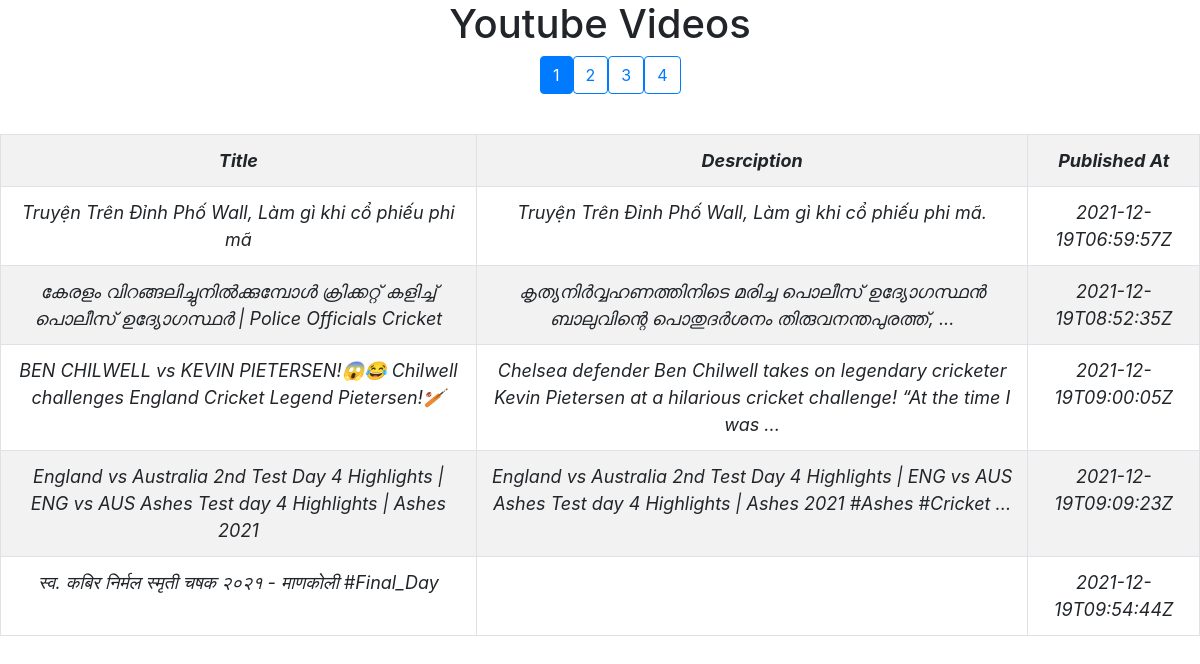
The app's page /index/ with its own data.
### website/models.py (models this page shows, shortened)
class Video(models.Model):
    title = models.CharField(max_length=200)
    description = models.CharField(max_length=5000)
    published_date = models.CharField(max_length=1000)
    thumbnail = models.CharField(max_length=2000)
    video_id = models.CharField(max_length=200)

### website/views.py (the view)
# urls.py: path('index/',views.index,name="index"),
def index(request):
  youtube_search()
  videos = Video.objects.all().order_by('published_date')
  paginator = Paginator(videos,5)
  pageno = request.GET.get('page')
  videos = paginator.get_page(pageno)
  return render(request, "index.html",{ 'videos': videos})

### website/views.py (called while the page is built, shortened)
def youtube_search():
  youtube = build(YOUTUBE_API_SERVICE_NAME, YOUTUBE_API_VERSION,
    developerKey=DEVELOPER_KEY)
  search_response = youtube.search().list(
    q='Cricket',
    part='id,snippet',
    maxResults=10,
    type="video",
    order="date",
    publishedAfter="2021-01-01T00:00:00Z"
  ).execute()
  videos = []

### website/templates/index.html (shortened to what this page needs)
<!DOCTYPE html>
<html>
<head>
    <link rel="stylesheet" href="https://maxcdn.bootstrapcdn.com/bootstrap/4.0.0/css/bootstrap.min.css"
>
</head>
<body>
    <h1 style="text-align: center;">Youtube Videos</h1>
    <table class="table table-striped table-bordered table-responsive-lg">
        <tr>
            <th>Title</th>
            <th>Desrciption</th>
            <th>Published At</th>
        </tr>
        {% for video in videos %}
        <tr>
            <td>{{ video.title }}</td>
            <td>{{ video.description }}</td>
            <td>{{ video.published_date }}</td>
        </tr>
        {% endfor %}
        <div style="text-align: center;">
            {% if videos.has_other_pages %}
            <ul class="pagination" style="padding-left: 45%;">
                {% for i in videos.paginator.page_range %}
                {% if videos.number == i %}
                <li class="btn btn-primary mb-4"><span>{{ i }} <span class="sr-only">(current)</span></span></li>
                {% else %}
                <li><a class="btn btn-outline-primary mb-4" href="?page={{ i }}">{{ i }}</a></li>
                {% endif %}
                {% endfor %}
            </ul>
            {% endif %}
        </div>
    </table>
</body>
</html>

### website/templates/index.html (style rules this page uses)
table, th, td { border: 51px solid black; border-collapse: collapse; text-align: center; font-weight: 400; font-size: large; font-style: italic; font-family: -apple-system, BlinkMacSystemFont, 'Segoe UI', Roboto, Oxygen, Ubuntu, Cantarell, 'Open Sans', 'Helvetica Neue', sans-serif; }
th { font-weight: bold; }

### records on screen
Video: title "Truyện Trên Đỉnh Phố Wall, Làm gì khi cổ phiếu phi mã", description "Truyện Trên Đỉnh Phố Wall, Làm gì khi cổ phiếu phi mã.", published_date "2021-12-19T06:59:57Z"
Video: title "കേരളം വിറങ്ങലിച്ചുനിൽക്കുമ്പോൾ ക്രിക്കറ്റ് കളിച്ച് പൊലീസ് ഉദ്യോഗസ്ഥർ | Police Officials Cricket", description "കൃത്യനിർവ്വഹണത്തിനിടെ മരിച്ച പൊലീസ് ഉദ്യോഗസ്ഥൻ ബാലുവിന്റെ പൊതുദർശനം തിരുവനന്തപുരത്ത്, ...", published_date "2021-12-19T08:52:35Z"
Video: title "BEN CHILWELL vs KEVIN PIETERSEN!😱😂 Chilwell challenges England Cricket Legend Pietersen!🏏", description "Chelsea defender Ben Chilwell takes on legendary cricketer Kevin Pietersen at a hilarious cricket challenge! “At the time I was ...", published_date "2021-12-19T09:00:05Z"
Video: title "England vs Australia 2nd Test Day 4 Highlights | ENG vs AUS Ashes Test day 4 Highlights | Ashes 2021", description "England vs Australia 2nd Test Day 4 Highlights | ENG vs AUS Ashes Test day 4 Highlights | Ashes 2021 #Ashes #Cricket ...", published_date "2021-12-19T09:09:23Z"
Video: title "स्व. कबिर निर्मल स्मृती चषक २०२१ - माणकोली #Final_Day", published_date "2021-12-19T09:54:44Z"

### other values on screen
{{ i }} "1"
{{ i }} "2" "3" "4"
